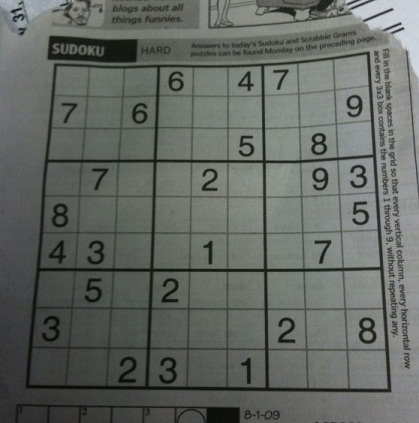
#> input picture sudoku.jpg, 419 x 423 px
$ python 13_soduku_preprocessing.py   (older library calls are emulated)
#> lines starting #> are read from the running program, lines starting #| are printed output that depends on the picture; after the words box and inside, x2 and y2 are one past the last pixel; in counts of white or black regions, pixels touching at a corner belong together
# -*- coding: utf-8 -*-
"""
Created on Mon Mar 11 21:26:34 2019

@author: hp
"""
from __future__ import print_function
import cv2
import numpy as np

#return the four points required for perspective transform
def order_points(pts):
	rect = np.zeros((4, 2), dtype = "float32")
	s = pts.sum(axis = 1)
	rect[0] = pts[np.argmin(s)]
	rect[2] = pts[np.argmax(s)]
	diff = np.diff(pts, axis = 1)
	rect[1] = pts[np.argmin(diff)]
	rect[3] = pts[np.argmax(diff)]
	return rect

#Perspective Transformation
img2 = cv2.imread('sudoku.jpg')
#> img2 is the input picture: shape (423, 419, 3); mean B, G, R 98.9, 103.6, 99.4
#img2 = cv2.medianBlur(img2,5)
#rows,cols,ch = img2.shape
img2 = cv2.resize(img2, (500, 500),  interpolation = cv2.INTER_CUBIC)
#> img2: shape (500, 500, 3)
gray = cv2.cvtColor(img2, cv2.COLOR_BGR2GRAY)
dst = cv2.fastNlMeansDenoising(gray,None,10,7,21)
ret, mask = cv2.threshold(dst, 45, 255, cv2.THRESH_BINARY)
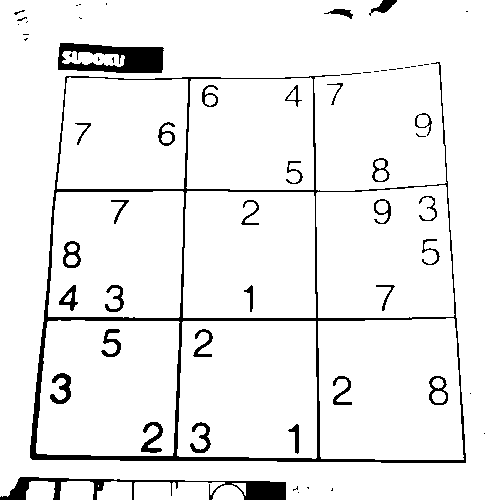
#> mask: shape (500, 500); 93.4% white; 62 black regions (30 under 20 px), largest, box (x1, y1, x2, y2) and area: (30, 62, 466, 463) 7745, (58, 43, 164, 73) 2049, (0, 477, 286, 500) 1992
#mask = cv2.adaptiveThreshold(dst,255,cv2.ADAPTIVE_THRESH_GAUSSIAN_C,\cv2.THRESH_BINARY,11,2)
canny = cv2.Canny(mask, 135, 255)
#> canny: shape (500, 500); 3.7% white in thin lines or dots
kernel = np.ones((3, 3),np.uint8)
canny = cv2.dilate(canny,kernel,iterations = 1)
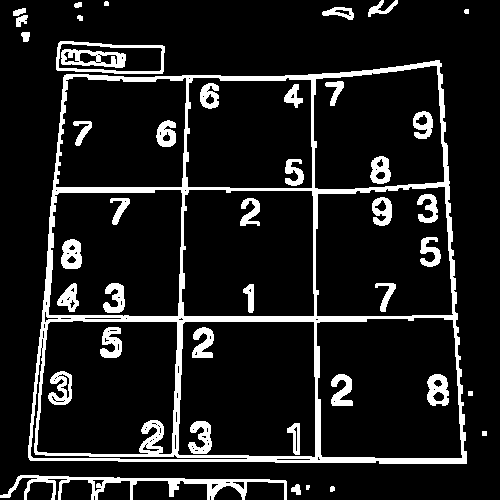
#> canny: shape (500, 500); 11.7% white; 43 white regions (1 under 20 px)
im2, contours, hierarchy = cv2.findContours(canny,cv2.RETR_EXTERNAL,cv2.CHAIN_APPROX_SIMPLE)
#> contours = 17 contours, 7 with area under 20; largest, box (x1, y1, x2, y2) and area: (28, 60, 467, 464) 158266, (56, 41, 165, 74) 3006, (0, 475, 287, 500) 1722, (322, 7, 354, 20) 219, (368, 0, 398, 17) 154
#cv2.drawContours(img2, contours, -1, (0,255,0), 1)
cnt = max(contours, key = cv2.contourArea)
#> cnt = contour of 272 points, box (x1, y1, x2, y2) (28, 60, 467, 464), area 158266
x,y,w,h = cv2.boundingRect(cnt)
#> x = 28; y = 60; w = 439; h = 404
#cv2.rectangle(img2,(x,y),(x+w,y+h),(0,255,255), 2)
#hull = cv2.convexHull(cnt,returnPoints = False)
#defects = cv2.convexityDefects(cnt,hull)
hull = cv2.convexHull(cnt)
#> hull = contour of 20 points, box (x1, y1, x2, y2) (28, 60, 467, 464), area 161764
rect = order_points(hull[:,0,:])
#> in order_points, `s = pts.sum(axis = 1)`: s = 20 values, max 929 at index 7, min 139 at index 17, mean 535.6
#> in order_points, `diff = np.diff(pts, axis = 1)`: diff = 20 values, max 430 at index 10, min -379 at index 0, mean 40.6
#> rect = [[64, 75], [439, 60], [466, 463], [30, 460]]
(tl, tr, br, bl) = rect
#> tl = [64, 75]; tr = [439, 60]; br = [466, 463]; bl = [30, 460]
widthA = np.sqrt(((br[0] - bl[0]) ** 2) + ((br[1] - bl[1]) ** 2))
#> widthA = 436
widthB = np.sqrt(((tr[0] - tl[0]) ** 2) + ((tr[1] - tl[1]) ** 2))
#> widthB = 375.3
maxWidth = max(int(widthA), int(widthB))
#> maxWidth = 436
heightA = np.sqrt(((tr[0] - br[0]) ** 2) + ((tr[1] - br[1]) ** 2))
#> heightA = 403.9
heightB = np.sqrt(((tl[0] - bl[0]) ** 2) + ((tl[1] - bl[1]) ** 2))
#> heightB = 386.5
maxHeight = max(int(heightA), int(heightB))
#> maxHeight = 403
dest = np.array([[0,0], [maxWidth - 1, 0], [maxWidth - 1, maxHeight - 1], [0, maxHeight - 1]], dtype = "float32")
#> dest = [[0, 0], [435, 0], [435, 402], [0, 402]]
# [10 lines of commented-out code are left out]
M = cv2.getPerspectiveTransform(rect, dest)
#> M = [[1.27, 0.112, -89.62], [0.0506, 1.27, -98.2], [0.000145, 0.000443, 1]]
intermediate = cv2.warpPerspective(img2,M,(maxWidth, maxHeight))
#cv2.imshow('perspective transform', intermediate)
#cv2.waitKey(0)
#cv2.destroyAllWindows()

#intermediate preprocessing

gamma = 0.8
invGamma = 1/gamma
table = np.array([((i / 255.0) ** invGamma) * 255
                  for i in np.arange(0, 256)]).astype("uint8")
cv2.LUT(intermediate, table, intermediate)

img = cv2.GaussianBlur(intermediate,(5,5),0)
gray = cv2.cvtColor(img,cv2.COLOR_BGR2GRAY)
#> gray: shape (403, 436)
mask = np.zeros((gray.shape),np.uint8)
#kernel1 = cv2.getStructuringElement(cv2.MORPH_ELLIPSE,(11,11))
kernel1 = np.ones((11, 11), np.uint8)
close = cv2.dilate(gray, kernel1, iterations = 1)
#close = cv2.morphologyEx(gray,cv2.MORPH_CLOSE,kernel1)
div = np.float32(gray)/(close)
res1 = np.uint8(cv2.normalize(div,div,0,255,cv2.NORM_MINMAX))
res2 = cv2.cvtColor(res1,cv2.COLOR_GRAY2BGR)


#Finding vertical lines
kernelx = cv2.getStructuringElement(cv2.MORPH_RECT,(2,10))
dx = cv2.Sobel(res1,cv2.CV_16S,1,0)
dx = cv2.convertScaleAbs(dx)
cv2.normalize(dx,dx,0,255,cv2.NORM_MINMAX)
ret,close = cv2.threshold(dx,0,255,cv2.THRESH_BINARY+cv2.THRESH_OTSU)
#> close: shape (403, 436); 17.3% white; 150 white regions (5 under 20 px), largest, box (x1, y1, x2, y2) and area: (289, 14, 298, 271) 1525, (1, 134, 9, 398) 1407, (430, 138, 435, 400) 1255
#> ret = 113
close = cv2.morphologyEx(close,cv2.MORPH_DILATE,kernelx,iterations = 1)
#> close: shape (403, 436); 28.6% white; 50 white regions

im2, contour, hier = cv2.findContours(close,cv2.RETR_EXTERNAL,cv2.CHAIN_APPROX_SIMPLE)
#> contour = 50 contours; largest, box (x1, y1, x2, y2) and area: (145, 6, 156, 403) 3773, (289, 10, 299, 403) 3527, (1, 0, 10, 403) 2582, (195, 10, 203, 403) 2532, (385, 6, 393, 403) 2440
for cnt in contour:
    x,y,w,h = cv2.boundingRect(cnt)
    if h/w > 5:
        cv2.drawContours(close,[cnt],0,255,-1)
    else:
        cv2.drawContours(close,[cnt],0,0,-1)
#> this loop made 50 passes
#> (x, y, w, h) on passes 1 to 12: (162, 363, 27, 38), (261, 362, 17, 39), (112, 362, 28, 38), (414, 320, 12, 38), (400, 320, 13, 38), (305, 320, 26, 38), (13, 316, 29, 41), (162, 275, 27, 38), (78, 274, 14, 38), (64, 274, 13, 38), (352, 233, 6, 15), (357, 232, 21, 39)
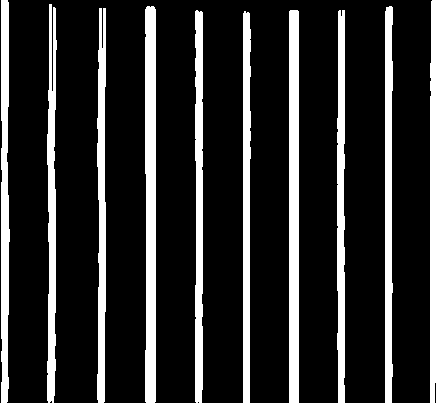
#> close: shape (403, 436); 17.4% white; 10 white regions, largest, box (x1, y1, x2, y2) and area: (145, 6, 156, 403) 4177, (289, 10, 299, 403) 3928, (1, 0, 10, 403) 2990
close = cv2.morphologyEx(close,cv2.MORPH_CLOSE,None,iterations = 2)
#> close: shape (403, 436); 17.8% white; 10 white regions, largest, box (x1, y1, x2, y2) and area: (145, 6, 156, 403) 4183, (289, 10, 299, 403) 3928, (0, 0, 10, 403) 3467
closex = close.copy()

#finding horizontal lines
kernely = cv2.getStructuringElement(cv2.MORPH_RECT,(10,2))
dy = cv2.Sobel(res1, cv2.CV_16S,0,2)
dy = cv2.convertScaleAbs(dy)
cv2.normalize(dy,dy,0,255,cv2.NORM_MINMAX)
ret,close = cv2.threshold(dy,0,255,cv2.THRESH_BINARY+cv2.THRESH_OTSU)
#> close: shape (403, 436); 12.7% white in thin lines or dots
#> ret = 70
close = cv2.morphologyEx(close,cv2.MORPH_DILATE,kernely, iterations = 1)
#> close: shape (403, 436); 25.6% white; 44 white regions

im2, contour, hier = cv2.findContours(close,cv2.RETR_EXTERNAL,cv2.CHAIN_APPROX_SIMPLE)
#> contour = 44 contours, 7 with area under 20; largest, box (x1, y1, x2, y2) and area: (0, 0, 436, 35) 5124, (0, 105, 436, 148) 4840, (0, 231, 436, 277) 4720, (0, 319, 436, 363) 4290, (0, 364, 436, 403) 4134
for cnt in contour:
    x,y,w,h = cv2.boundingRect(cnt)
    if w/h > 5:
        cv2.drawContours(close,[cnt],0,255,-1)
    else:
        cv2.drawContours(close,[cnt],0,0,-1)
#> this loop made 44 passes
#> (x, y, w, h) on passes 1, 2, 3, 4, 5, 6, 7, 9, 10, 11, 12, 13: (258, 369, 22, 10), (266, 365, 13, 3), (0, 364, 436, 39), (399, 322, 29, 22), (0, 319, 436, 44), (1, 276, 435, 44), (219, 261, 13, 3), (211, 238, 21, 10), (349, 235, 31, 13), (220, 234, 12, 3), (0, 231, 436, 46), (11, 231, 33, 28)
#> (cnt, x, y, w, h) on passes 8, 17, 20, 27, 30, 33: ([[26, 259], [26, 260], [37, 260], [37, 259]], 26, 259, 12, 2), ([[66, 173], [66, 174], [78, 174], [78, 173]], 66, 173, 13, 2), ([[73, 157], [73, 158], [82, 158], [82, 157]], 73, 157, 10, 2), ([[34, 87], [34, 88], [43, 88], [43, 87]], 34, 87, 10, 2), ([[25, 67], [25, 68], [35, 68], [35, 67]], 25, 67, 11, 2), ([[104, 53], [104, 54], [114, 54], [114, 53]], 104, 53, 11, 2)
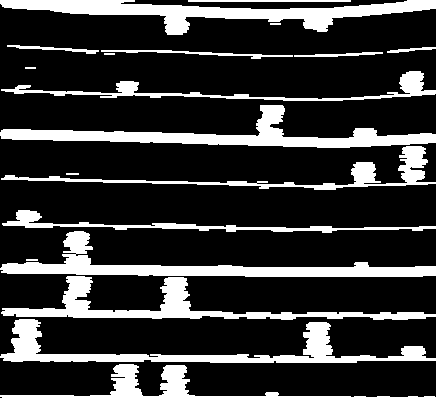
#> close: shape (403, 436); 22% white; 19 white regions, largest, box (x1, y1, x2, y2) and area: (0, 0, 436, 35) 5614, (0, 105, 436, 148) 5335, (0, 231, 436, 277) 5242

close = cv2.morphologyEx(close,cv2.MORPH_DILATE,None,iterations = 2)
#> close: shape (403, 436); 33.5% white; 5 white regions, box (x1, y1, x2, y2) and area: (0, 208, 436, 403) 31061, (0, 69, 436, 192) 16740, (0, 0, 436, 37) 8014, (5, 43, 436, 61) 2972, (23, 65, 38, 71) 90
closey = close.copy()


res = cv2.bitwise_and(closex,closey)
#> res: shape (403, 436); 4.4% white; 100 white regions
im2, contour, hier = cv2.findContours(res,cv2.RETR_LIST,cv2.CHAIN_APPROX_SIMPLE)
#> contour = 100 contours, 1 with area under 20; largest, box (x1, y1, x2, y2) and area: (145, 130, 156, 145) 140, (146, 263, 156, 278) 126, (289, 265, 299, 279) 117, (289, 135, 299, 149) 117, (145, 352, 156, 364) 103
centroids = []
for cnt in contour:
    mom = cv2.moments(cnt)
    (x,y) = int(mom['m10']/mom['m00']), int(mom['m01']/mom['m00'])
    cv2.circle(img2,(x,y),4,(0,255,0),-1)
    centroids.append((x,y))
#> this loop made 100 passes
#> (x, y) on passes 7, 8, 9, 12, 13, 14, 17, 19, 20, 22, 24, 25: (197, 397), (100, 397), (50, 397), (388, 358), (341, 359), (293, 358), (150, 357), (51, 357), (3, 356), (388, 315), (293, 315), (246, 314)
#> (cnt, x, y) on passes 1 to 6: ([[430, 394], [430, 402], [435, 402], [435, 394]], 432, 398), ([[385, 394], [385, 402], [391, 402], [391, 394]], 388, 398), ([[338, 394], [338, 402], [344, 402], [344, 394]], 341, 398), ([[289, 394], [289, 402], [298, 402], [298, 394]], 293, 398), ([[243, 394], [243, 402], [249, 402], [249, 394]], 246, 398), ([[145, 394], [145, 402], [155, 402], [155, 394]], 150, 398)
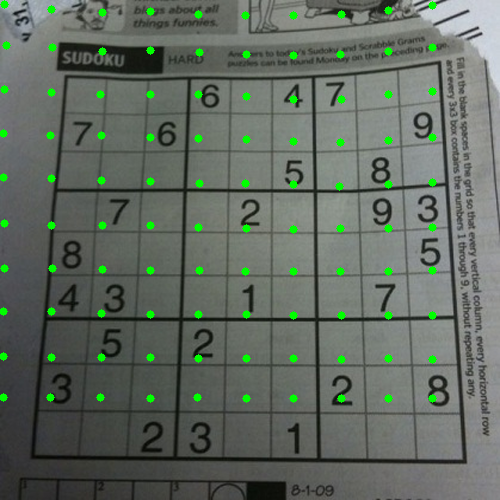
#> img2: shape (500, 500, 3); mean B, G, R 96.9, 106.5, 97.4
#> after the loop, centroids = 100 pairs, first value 3 to 432, second value 4 to 398
centroids = np.array(centroids,dtype = np.float32)
c = centroids.reshape((100,2))
#> c has the same summary as centroids
c2 = c[np.argsort(c[:,1])]
#> c2 has the same summary as centroids

b = np.vstack([c2[i*10:(i+1)*10][np.argsort(c2[i*10:(i+1)*10,0])] for i in range(10)])
#> b has the same summary as centroids
bm = b.reshape((10,10,2))

output = np.zeros((450,450),np.uint8)
for i,j in enumerate(b):
    ri = int(i/10)
    ci = int(i%10)
    if ci != 9 and ri!=9:
        src = bm[int(ri):int(ri+2), int(ci):int(ci+2) , :].reshape((4,2))
        dst = np.array( [ [ci*50,ri*50],[(ci+1)*50-1,ri*50],[ci*50,(ri+1)*50-1],[(ci+1)*50-1,(ri+1)*50-1] ], np.float32)
        retval = cv2.getPerspectiveTransform(src,dst)
        warp = cv2.warpPerspective(res1 ,retval,(450,450))
        output[ri*50:(ri+1)*50-1 , ci*50:(ci+1)*50-1] = warp[ri*50:(ri+1)*50-1 , ci*50:(ci+1)*50-1].copy()
#> this loop made 100 passes
#> (ri, ci, src, dst, retval) on pass 33: (3, 2, [[101, 135], [150, 137], [101, 180], [150, 181]], [[100, 150], [149, 150], [100, 199], [149, 199]], [[0.892, 0, 5.57], [-0.108, 1.04, 13.73], [-0.000434, 0, 1]])
#> (ri, ci, src, dst) on passes 1 to 6: (0, 0, [[4, 4], [51, 9], [6, 45], [52, 47]], [[0, 0], [49, 0], [0, 49], [49, 49]]), (0, 1, [[51, 9], [102, 12], [52, 47], [102, 51]], [[50, 0], [99, 0], [50, 49], [99, 49]]), (0, 2, [[102, 12], [150, 11], [102, 51], [150, 50]], [[100, 0], [149, 0], [100, 49], [149, 49]]), (0, 3, [[150, 11], [198, 14], [150, 50], [199, 52]], [[150, 0], [199, 0], [150, 49], [199, 49]]), (0, 4, [[198, 14], [245, 15], [199, 52], [246, 54]], [[200, 0], [249, 0], [200, 49], [249, 49]]), (0, 5, [[245, 15], [293, 15], [246, 54], [293, 55]], [[250, 0], [299, 0], [250, 49], [299, 49]])
#> pass 1, `warp = cv2.warpPerspective(res1 ,retval,(450,450))`:
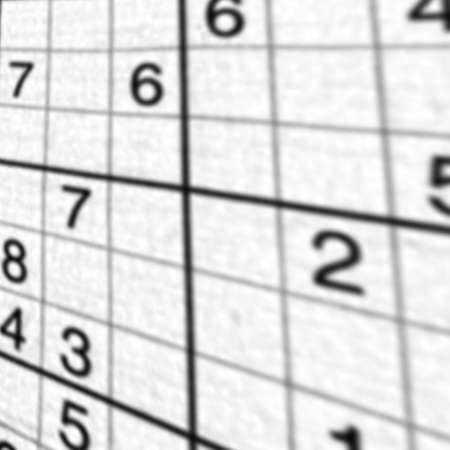
#> warp: shape (450, 450); min 6, max 255, mean 220.7
#> after the loop:
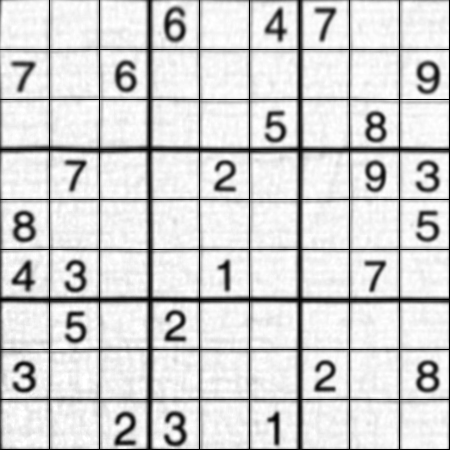
#> output: shape (450, 450); min 0, max 255, mean 210.3
cv2.imshow('final', output)
cv2.waitKey(0)
cv2.destroyAllWindows()
cv2.imwrite('sudoku_processed.png', output)
